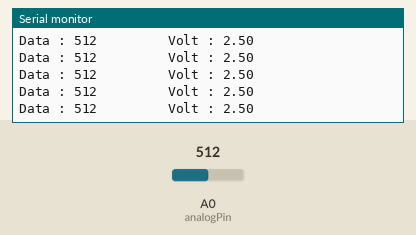
The sketch below on a simulated Arduino Uno, built with avr-gcc and run on an emulated ATmega328P. On the bench: the last lines printed to the serial monitor. The test bench sets the inputs (shaded band); at power-on: A0 (analogPin) = 512.

Above: at 1.2 s.
1.3 s: A0 (analogPin) set to 716
At 1.32 s:
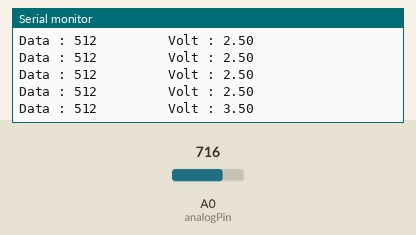
2.8 s: A0 (analogPin) set to 900
At 2.83 s:
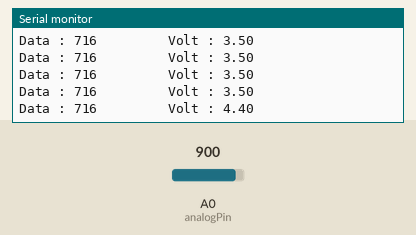
Timing chart, 0 to 5.8 s (numbered marks = the images above; inputs shaded):
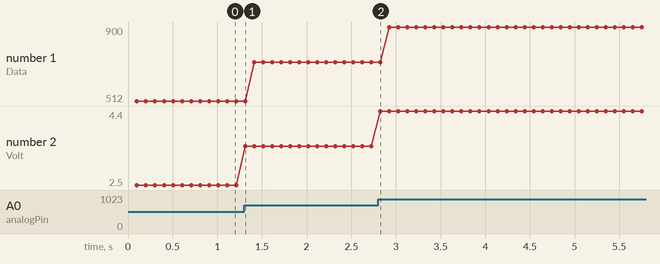

The sketch:

ADC_2AB_FUSION.ino
```cpp
int analogPin = A0;
int lang = 0;

void setup() {
  Serial.begin(9600);
}

void loop() {
  lang = analogRead(analogPin);
  delay(100);
  Serial.print("Data : ");
  Serial.print(lang);

  //baca input analog:
  int NilaiSensor = analogRead(A0);
  //Konversi (0 - 1023) ke teg.(0 - 5V);
  float volt = NilaiSensor * (5.0/1023.0);
  Serial.print("         Volt : ");
  Serial.println(volt);
}
```

Measured:
- after the input at 1.3 s, the serial monitor: prints a new line at once (image 1)
- after the input at 2.8 s, the serial monitor: prints a new line at once (image 2)
- plotted number 1: 512 → 716 after the input at 1.3 s, 716 → 900 after the input at 2.8 s
- plotted number 2: 2.5 → 3.5 after the input at 1.3 s, 3.5 → 4.4 after the input at 2.8 s
